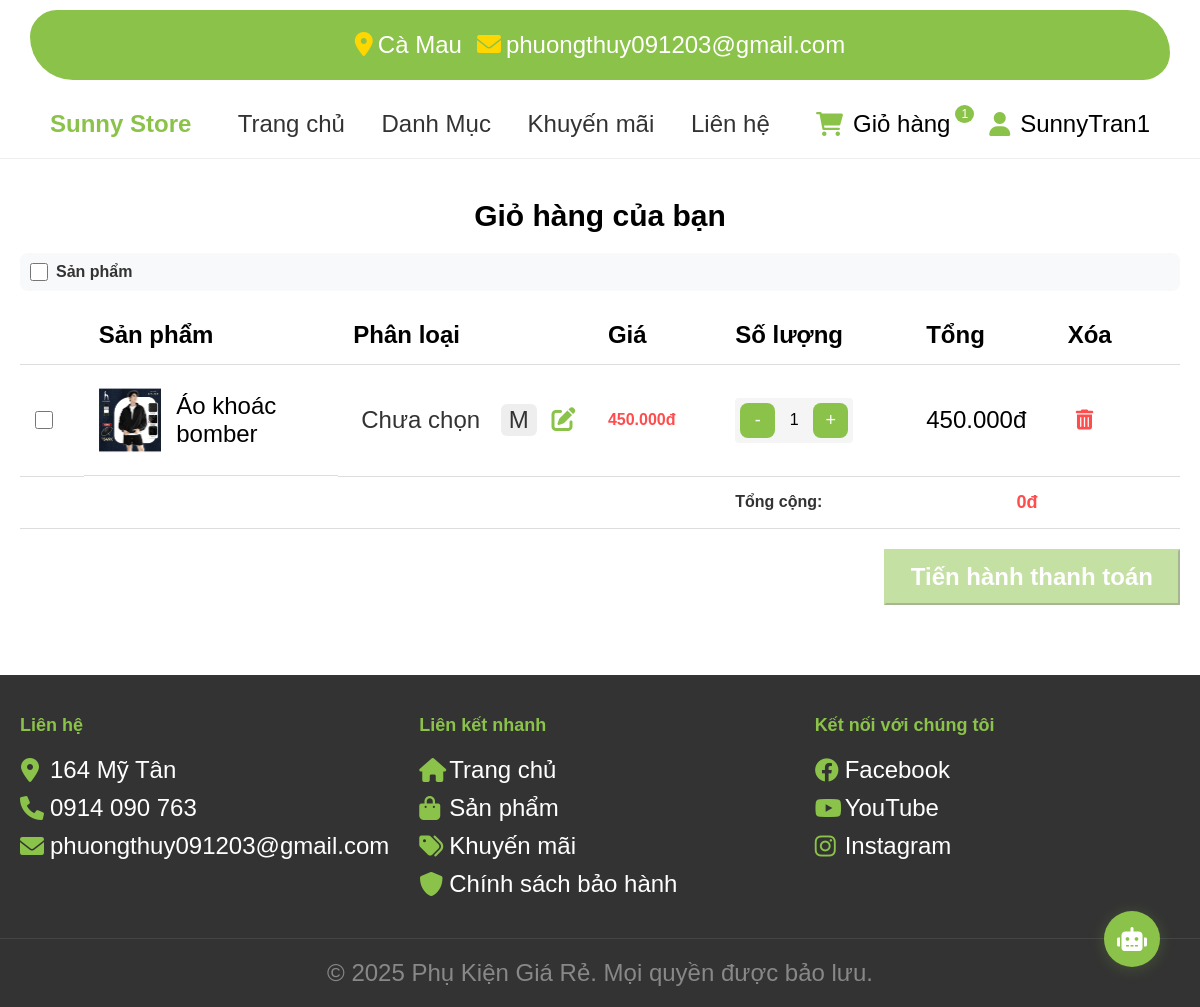
/cart.php (signed in), run on an earlier commit of the app's database.
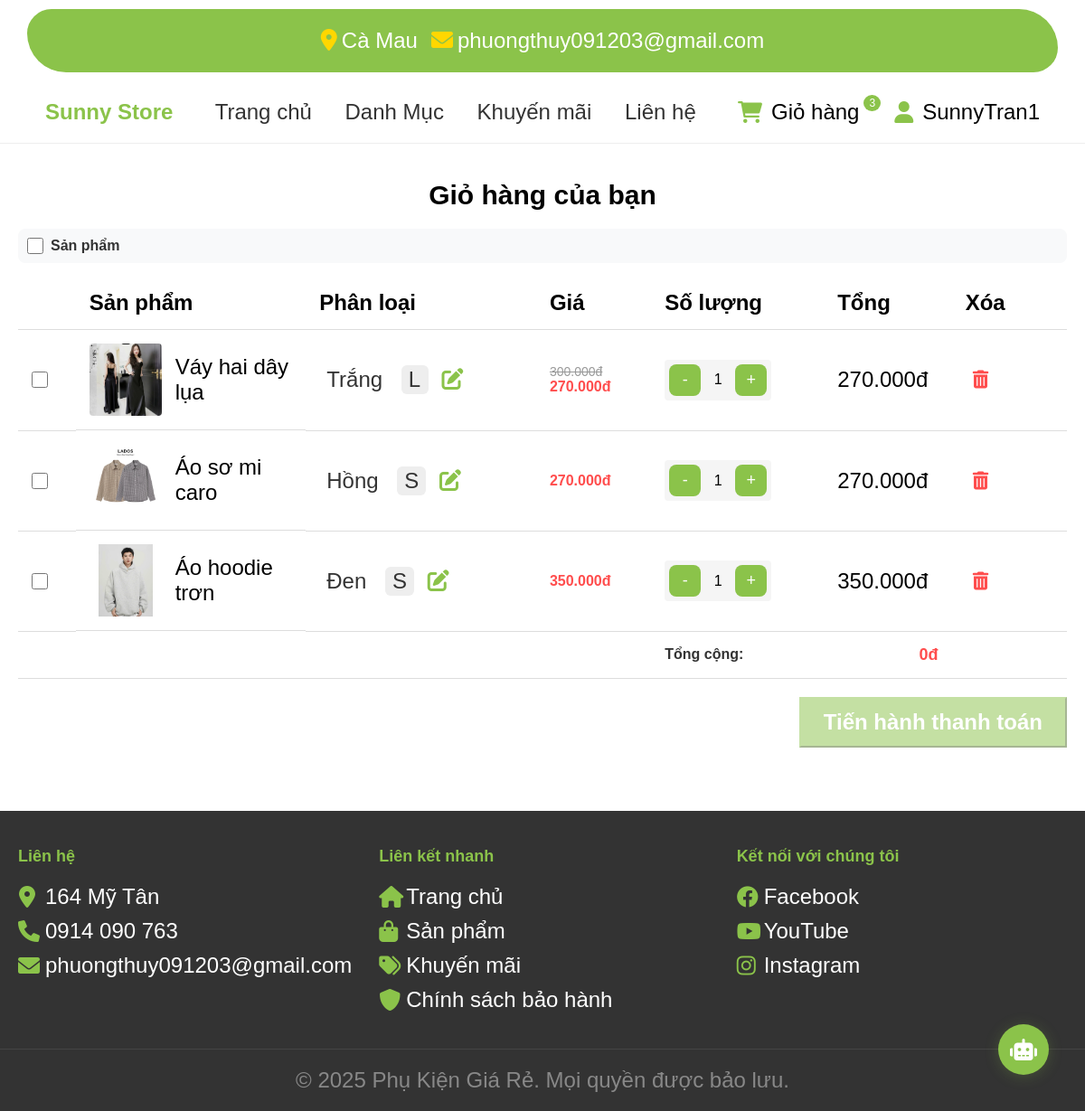
And on a later commit of the database.
### tables this page shows
CREATE TABLE `chitietgiohang` (
  `chitietgiohangid` int(11) NOT NULL,
  `magiohang` int(11) NOT NULL,
  `masanpham` int(11) NOT NULL,
  `sizeid` int(11) NOT NULL,
  `mausacid` int(11) DEFAULT NULL,
  `soluong` int(11) NOT NULL,
  `gia` decimal(10,2) NOT NULL
);

CREATE TABLE `sanpham` (
  `sanphamid` int(11) NOT NULL,
  `tensanpham` varchar(255) NOT NULL,
  `mota` text DEFAULT NULL,
  `gia` decimal(10,2) NOT NULL,
  `madanhmuc` int(11) DEFAULT NULL,
  `makhuyenmai` int(11) DEFAULT NULL,
  `chatlieu` varchar(255) DEFAULT NULL,
  `thuonghieu` varchar(255) DEFAULT NULL,
  `baohanh` varchar(255) DEFAULT NULL,
  `gianhap` decimal(10,2) DEFAULT NULL
);

CREATE TABLE `size` (
  `sizeid` int(11) NOT NULL,
  `kichco` varchar(10) NOT NULL
);

CREATE TABLE `mausac` (
  `mausacid` int(11) NOT NULL,
  `tenmau` varchar(50) NOT NULL,
  `mamau` varchar(7) DEFAULT NULL COMMENT 'Mã màu hex, ví dụ: #FFFFFF'
);

### connect.php (called while the page is built, shortened)
<?php
    $servername = "localhost";
    $username = "root";
    $password = "";
    $dbname = "shoplinhkien";
    $conn = mysqli_connect($servername, $username, $password, $dbname);
    function getCartItemCount($userId) {
        global $conn;
        $sql = "SELECT COUNT(*) as total
                FROM chitietgiohang cg
                JOIN giohang g ON cg.magiohang = g.giohangid
                WHERE g.manguoidung = ?";
        $stmt = mysqli_prepare($conn, $sql);
        mysqli_stmt_bind_param($stmt, "i", $userId);
        mysqli_stmt_execute($stmt);
        $result = mysqli_stmt_get_result($stmt);
        $row = mysqli_fetch_assoc($result);
        return $row['total'];
    }
?>

### functions.php (called while the page is built, shortened)
<?php
if (!function_exists('getProductPromotion')) {
    function getProductPromotion($conn, $productId) {
        $sql = "SELECT k.*
                FROM khuyenmai k
                JOIN sanpham_khuyenmai sk ON k.khuyenmaiid = sk.khuyenmai_id
                WHERE sk.sanpham_id = ?
                AND k.ngaybatdau <= CURRENT_TIMESTAMP
                AND k.ngayketthuc >= CURRENT_TIMESTAMP";
        $stmt = $conn->prepare($sql);
        $stmt->bind_param("i", $productId);
        $stmt->execute();
        $result = $stmt->get_result();
        if ($result->num_rows > 0) {
            $promotion = $result->fetch_assoc();
            return [
                'khuyenmaiid' => $promotion['khuyenmaiid'],
                'tenkhuyenmai' => $promotion['tenkhuyenmai'],
                'giatrigiamgia' => floatval($promotion['giatri']),
                'loaigiamgia' => 'fixed',
                'ngaybatdau' => $promotion['ngaybatdau'],
                'ngayketthuc' => $promotion['ngayketthuc']
            ];
        }
        return null;
    }
}
if (!function_exists('calculateDiscountedPrice')) {
    function calculateDiscountedPrice($originalPrice, $promotion) {
        $originalPrice = floatval($originalPrice);
        $discountAmount = floatval($promotion['giatrigiamgia']);
        $finalPrice = $originalPrice - $discountAmount;
        return max($finalPrice, 1000);
    }
}
?>

### cart.php (the view, shortened to what the changed rows need)
<?php
require_once 'connect.php';
require_once 'functions.php';
?>
<!DOCTYPE html>
<html lang="en">
<head>
    <link href="https://cdnjs.cloudflare.com/ajax/libs/font-awesome/6.0.0/css/all.min.css" rel="stylesheet">
</head>
<body>
<?php include 'header.php'; ?>
<div class="cart-container">
    <h1 style="text-align: center; font-size: 30px; font-weight: bold;padding-bottom: 20px;">Giỏ hàng của bạn</h1>
    <?php
    $sql = "SELECT g.*, c.soluong, c.chitietgiohangid, c.masanpham, c.sizeid, c.mausacid, s.tensanpham, s.gia, h.duongdan, sz.kichco, ms.tenmau, ms.mamau
            FROM giohang g
            JOIN chitietgiohang c ON g.giohangid = c.magiohang
            JOIN sanpham s ON c.masanpham = s.sanphamid
            LEFT JOIN hinhanhsanpham h ON s.sanphamid = h.masanpham
            LEFT JOIN size sz ON c.sizeid = sz.sizeid
            LEFT JOIN mausac ms ON c.mausacid = ms.mausacid
            WHERE g.manguoidung = ?
            GROUP BY c.chitietgiohangid";
    $stmt = $conn->prepare($sql);
    $stmt->bind_param("i", $_SESSION['id']);
    $stmt->execute();
    $result = $stmt->get_result();
    if ($result->num_rows > 0): ?>
        <table class="cart-table">
            <thead>
                <tr>
                    <th width="5%"></th>
                    <th width="20%">Sản phẩm</th>
                    <th width="20%">Phân loại</th>
                    <th width="10%">Giá</th>
                    <th width="15%">Số lượng</th>
                    <th width="10%">Tổng</th>
                    <th width="10%">Xóa</th>
                </tr>
            </thead>
            <tbody>
            <?php
            while ($row = $result->fetch_assoc()) {
                $promotion = getProductPromotion($conn, $row['masanpham']);
                if ($promotion) {
                    $discounted_price = calculateDiscountedPrice($row['gia'], $promotion);
                    $subtotal = $discounted_price * $row['soluong'];
                } else {
                    $subtotal = $row['gia'] * $row['soluong'];
                }
            ?>
                <tr>
                    <td>
                        <input type="checkbox" class="product-checkbox" value="<?php echo $row['chitietgiohangid']; ?>">
                    </td>
                    <td class="product-info">
                        <img src="picture/<?php echo $row['duongdan']; ?>" alt="<?php echo $row['tensanpham']; ?>">
                        <span><?php echo $row['tensanpham']; ?></span>
                    </td>
                    <td class="variant-info">
                        <span class="variant-badge" style="background:none;color:#333;padding:2px 8px;border-radius:6px;display:inline-block;min-width:40px;">
                            <?php echo $row['tenmau'] ? htmlspecialchars($row['tenmau']) : 'Chưa chọn'; ?>
                        </span>
                        <span class="variant-badge" style="background:#eee;color:#333;padding:2px 8px;border-radius:6px;display:inline-block;min-width:30px;margin-left:6px;">
                            <?php echo $row['kichco'] ? htmlspecialchars($row['kichco']) : 'Chưa chọn'; ?>
                        </span>
                        <button class="edit-variant-btn" style="margin-left:8px;cursor:pointer;background:none;border:none;color:#8BC34A;font-size:16px;" onclick="openEditVariantModal(<?php echo $row['chitietgiohangid']; ?>)" title="Thay đổi phân loại"><i class="fas fa-edit"></i></button>
                    </td>
                    <td class="price-info">
                        <?php if ($promotion): ?>
                            <span class="original-price"><?php echo number_format($row['gia'], 0, ',', '.'); ?>đ</span>
                            <span class="discounted-price"><?php echo number_format($discounted_price, 0, ',', '.'); ?>đ</span>
                        <?php else: ?>
                            <span class="normal-price"><?php echo number_format($row['gia'], 0, ',', '.'); ?>đ</span>
                        <?php endif; ?>
                    </td>
                    <td class="quantity-info">
                        <div class="quantity-controls">
                            <button class="quantity-btn minus" onclick="updateQuantity(<?php echo $row['chitietgiohangid']; ?>, 'decrease')" data-cart-id="<?php echo $row['chitietgiohangid']; ?>">-</button>
                            <span class="quantity" id="quantity-<?php echo $row['chitietgiohangid']; ?>"><?php echo $row['soluong']; ?></span>
                            <button class="quantity-btn plus" onclick="updateQuantity(<?php echo $row['chitietgiohangid']; ?>, 'increase')" data-cart-id="<?php echo $row['chitietgiohangid']; ?>">+</button>
                        </div>
                    </td>
                    <td class="subtotal" id="subtotal-<?php echo $row['chitietgiohangid']; ?>"><?php echo number_format($subtotal, 0, ',', '.'); ?>đ</td>
                    <td>
                        <button onclick="removeFromCart(<?php echo $row['chitietgiohangid']; ?>)" class="remove-btn" data-cart-id="<?php echo $row['chitietgiohangid']; ?>">
                            <i class="fas fa-trash-alt"></i>
                        </button>
                    </td>
                </tr>
            <?php } ?>
            </tbody>
        </table>
    <?php endif; ?>
</div>
<?php include 'footer.php'; ?>
</body>
</html>

### header.php (shortened to what the changed rows need)
<?php
    require_once 'connect.php';
    require_once 'functions.php';
?>
<!DOCTYPE html>
<html lang="en">
<head>
    <link href="https://cdnjs.cloudflare.com/ajax/libs/font-awesome/6.0.0/css/all.min.css" rel="stylesheet">
</head>
<body>
    <header>
        <div class="header-icons">
            <a href="cart.php">
                <i class="fas fa-shopping-cart"></i>
                Giỏ hàng
                <?php if(isset($_SESSION['id'])): ?>
                    <span class="cart-count"><?php echo getCartItemCount($_SESSION['id']); ?></span>
                <?php endif; ?>
            </a>
        </div>
    </header>

What changed in the data, as far as the page shows it:
removed chitietgiohang: masanpham.tensanpham "Áo khoác bomber", shows "Chưa chọn", sizeid.kichco "M", masanpham.gia "450.000", soluong "1", subtotal "450.000"
added chitietgiohang: shows a picture, masanpham.tensanpham "Váy hai dây lụa", mausacid.tenmau "Trắng", sizeid.kichco "L", masanpham.gia "300.000", masanpham.gia "270.000", soluong "1", subtotal "270.000"
added chitietgiohang: shows a picture, masanpham.tensanpham "Áo sơ mi caro", mausacid.tenmau "Hồng", sizeid.kichco "S", masanpham.gia "270.000", soluong "1", subtotal "270.000"
added chitietgiohang: shows a picture, masanpham.tensanpham "Áo hoodie trơn", mausacid.tenmau "Đen", sizeid.kichco "S", masanpham.gia "350.000", soluong "1", subtotal "350.000"
Also different on the page:
getCartItemCount($_SESSION['id']): "1" → "3"
